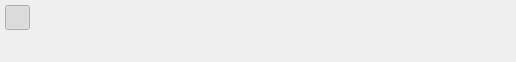
<?xml version="1.0" encoding="UTF-8"?>
<ui version="4.0">
 <author>Konstantin Glazyrin</author>
 <class>hider</class>
 <widget class="QWidget" name="hider">
  <property name="geometry">
   <rect>
    <x>0</x>
    <y>0</y>
    <width>516</width>
    <height>62</height>
   </rect>
  </property>
  <property name="windowTitle">
   <string>Form</string>
  </property>
  <property name="toolTip">
   <string/>
  </property>
  <property name="styleSheet">
   <string notr="true"/>
  </property>
  <layout class="QGridLayout" name="gridLayout">
   <property name="margin">
    <number>5</number>
   </property>
   <property name="spacing">
    <number>5</number>
   </property>
   <item row="0" column="0">
    <widget class="QToolButton" name="hide_button">
     <property name="minimumSize">
      <size>
       <width>25</width>
       <height>25</height>
      </size>
     </property>
     <property name="maximumSize">
      <size>
       <width>25</width>
       <height>25</height>
      </size>
     </property>
     <property name="toolTip">
      <string>Show/Hide</string>
     </property>
     <property name="styleSheet">
      <string notr="true"/>
     </property>
     <property name="text">
      <string/>
     </property>
     <property name="icon">
      <iconset resource="resource_hider.qrc">
       <normaloff>:/images/images/ic_remove_red_eye_grey600_36dp.png</normaloff>
       <normalon>:/images/images/ic_remove_red_eye_black_36dp.png</normalon>:/images/images/ic_remove_red_eye_grey600_36dp.png</iconset>
     </property>
     <property name="iconSize">
      <size>
       <width>20</width>
       <height>20</height>
      </size>
     </property>
     <property name="checkable">
      <bool>true</bool>
     </property>
     <property name="checked">
      <bool>true</bool>
     </property>
    </widget>
   </item>
   <item row="0" column="1">
    <widget class="QLabel" name="hideable_label">
     <property name="text">
      <string/>
     </property>
    </widget>
   </item>
   <item row="1" column="0" colspan="2">
    <widget class="QWidget" name="hideable" native="true">
     <property name="maximumSize">
      <size>
       <width>16777215</width>
       <height>300</height>
      </size>
     </property>
     <layout class="QGridLayout" name="hideable_layout"/>
    </widget>
   </item>
  </layout>
 </widget>
 <resources>
  <include location="resource_hider.qrc"/>
 </resources>
 <connections>
  <connection>
   <sender>hide_button</sender>
   <signal>toggled(bool)</signal>
   <receiver>hideable</receiver>
   <slot>setVisible(bool)</slot>
   <hints>
    <hint type="sourcelabel">
     <x>14</x>
     <y>20</y>
    </hint>
    <hint type="destinationlabel">
     <x>57</x>
     <y>47</y>
    </hint>
   </hints>
  </connection>
 </connections>
</ui>
